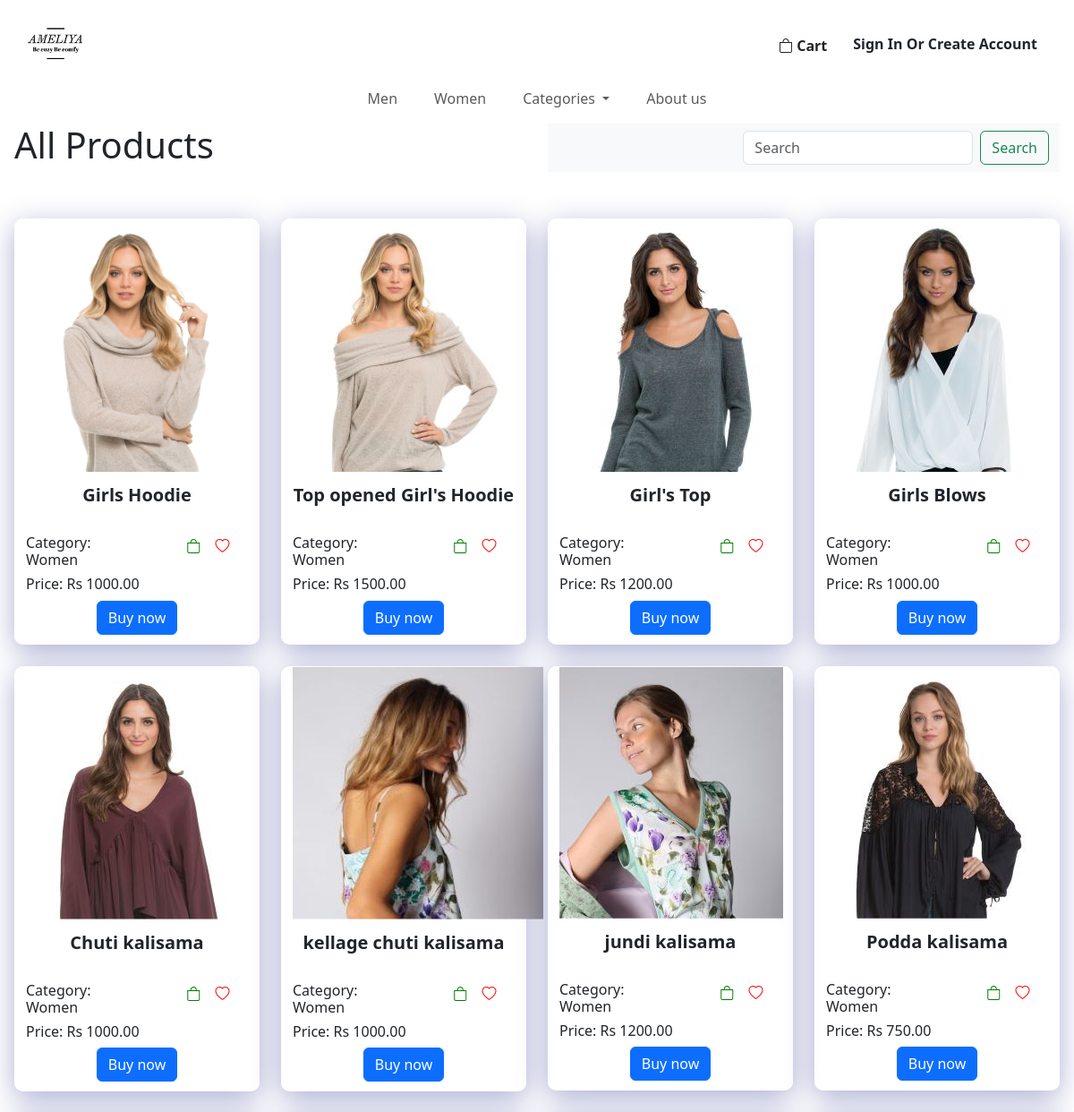
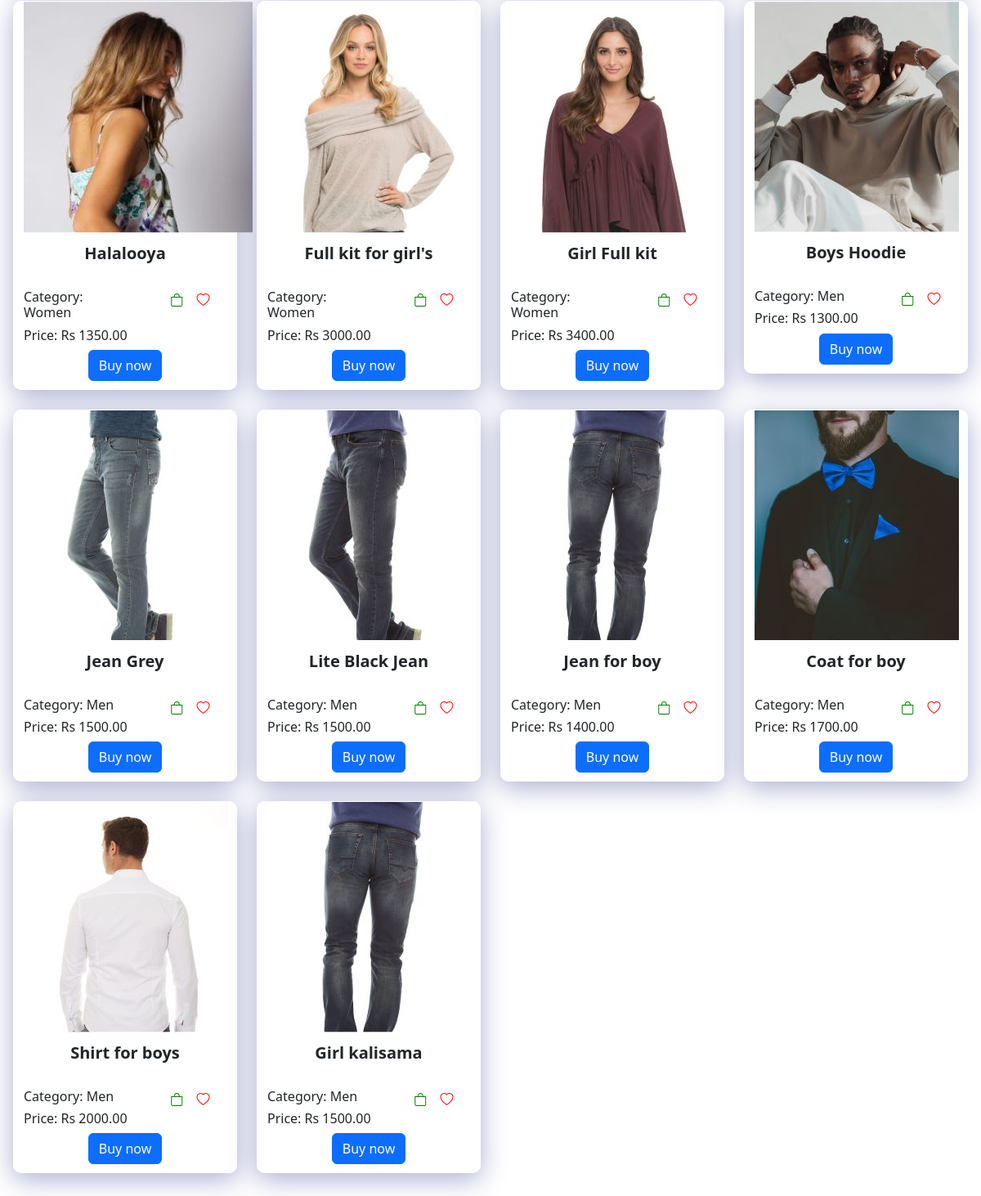
The page /components/AllProduct.php on the database its author committed (2 pictures, top to bottom).
### tables this page shows
CREATE TABLE IF NOT EXISTS `product` (
  `id` int NOT NULL AUTO_INCREMENT,
  `price` varchar(45) DEFAULT NULL,
  `qty` varchar(45) DEFAULT NULL,
  `discription` varchar(150) DEFAULT NULL,
  `title` varchar(45) DEFAULT NULL,
  `aded_date` date DEFAULT NULL,
  `del_fee_col` double DEFAULT NULL,
  `del_fee_other` double DEFAULT NULL,
  `color_clr_id` int NOT NULL,
  `category_c_id` int NOT NULL,
  `brand_b_id` int NOT NULL,
  `status_s_id` int NOT NULL,
  PRIMARY KEY (`id`),
  KEY `fk_product_color1_idx` (`color_clr_id`),
  KEY `fk_product_category1_idx` (`category_c_id`),
  KEY `fk_product_brand1_idx` (`brand_b_id`),
  KEY `fk_product_status1_idx` (`status_s_id`),
  CONSTRAINT `fk_product_brand1` FOREIGN KEY (`brand_b_id`) REFERENCES `brand` (`b_id`),
  CONSTRAINT `fk_product_category1` FOREIGN KEY (`category_c_id`) REFERENCES `category` (`c_id`),
  CONSTRAINT `fk_product_color1` FOREIGN KEY (`color_clr_id`) REFERENCES `color` (`clr_id`),
  CONSTRAINT `fk_product_status1` FOREIGN KEY (`status_s_id`) REFERENCES `status` (`s_id`)
);

CREATE TABLE IF NOT EXISTS `product_img` (
  `path` varchar(150) NOT NULL,
  `product_id` int NOT NULL,
  PRIMARY KEY (`path`),
  KEY `fk_product_img_product1_idx` (`product_id`),
  CONSTRAINT `fk_product_img_product1` FOREIGN KEY (`product_id`) REFERENCES `product` (`id`)
);

CREATE TABLE IF NOT EXISTS `category` (
  `c_id` int NOT NULL AUTO_INCREMENT,
  `c_name` varchar(45) DEFAULT NULL,
  PRIMARY KEY (`c_id`)
);

### components/connection.php (called while the page is built, shortened)
<?php
class Database{
    public static $connection;
    public static function setUpConnection(){
        if(!isset(Database::$connection)){
            Database::$connection = new mysqli("localhost","root","Kavitha@#2003","vivaaluth","3306");
        }
    }
    public static function search($q){
        $resultset = Database::$connection->query($q);
        return $resultset;
    }
}
?>

### components/AllProduct.php (the view, shortened to what this page needs)
<!DOCTYPE html>
<html lang="en">
<head>
    <link rel="stylesheet" href="https://cdn.jsdelivr.net/npm/bootstrap@4.1.3/dist/css/bootstrap.min.css">
    <link rel="stylesheet" href="https://cdn.jsdelivr.net/npm/bootstrap-icons@1.11.3/font/bootstrap-icons.min.css">
    <link rel="stylesheet" href="../style.css">
</head>
<body>
<?php
    require "NavbarOther.php";
    require "connection.php";
    require "Header.php";
?>
<div class="row">
    <div class="col"> <h1>All Products</h1></div>
    <div class="col text-right">
        <nav class="navbar bg-body-tertiary">
            <div class="container-fluid">
                <form class="d-flex ml-auto" role="search" method="POST" action="">
                    <input class="form-control me-2" id="search-input" name="search" type="search" placeholder="Search" aria-label="Search">
                    <button class="btn btn-outline-success" type="submit">Search</button>
                </form>
            </div>
        </nav>
    </div>
</div>
<div class="row text-center" style="margin-top:50px;">
    <?php
    $query = "SELECT * FROM product INNER JOIN product_img ON product.id = product_img.product_id INNER JOIN category ON product.category_c_id = category.c_id";
    $wpdall = Database::search($query);
    $wpdall_num = $wpdall->num_rows;
    for ($x = 0; $x < $wpdall_num; $x++) {
        $wpdall_data = $wpdall->fetch_assoc();
        $imgSrc = $wpdall_data["path"];
    ?>
        <div class="col-lg-3 col-md-6 col-sm-12 text-center mb-4">
            <div class="container" id="box">
                <img src="../<?php echo $imgSrc; ?>" alt="" style="clip-path: polygon(0 0, 100% 0, 100% 75%, 0 75%);">
                <div class="row text-center" style="margin-top:-80px;">
                    <h5>
                        <span id="title1"><b><?php echo $wpdall_data["title"] ?></b></a></span>
                    </h5>
                </div>
                <br>
                <div class="row">
                    <div class="col-7 text-start">
                        <h6>Category: <?php echo $wpdall_data["c_name"] ?></h6>
                    </div>
                    <div class="col-5 text-end">
                        <div class="row">
                            <div class="col text-center">
                                <button onclick="addtocarthome(<?php echo $wpdall_data['id'] ?>);" style="border: none; background:none;">
                                    <i class="bi bi-bag cart-icon"></i>
                                </button>
                                <button onclick="wishlisthome(<?php echo $wpdall_data['id'] ?>);" style="border: none; background:none;">
                                    <i class="bi bi-heart heart-icon"></i>
                                </button>
                            </div>
                        </div>
                    </div>
                </div>
                <div class="row text-start">
                    <h6>Price: Rs <?php echo $wpdall_data["price"] ?>.00</h6>
                </div>
                <div class="col" style="margin-bottom: 10px;">
                    <div class="row text-center">
                        <a href="<?php echo "./singleproductview.php?id=" . ($wpdall_data["product_id"]); ?>" style="color:white; text-decoration:none;">
                            <button type="button" class="btn btn-primary">Buy now</button>
                        </a>
                    </div>
                </div>
            </div>
        </div>
    <?php
    }
    ?>
</div>
</body>
</html>

### style.css (style rules this page uses)
#box { background: rgba(255, 255, 255, 0.65); box-shadow: 0 8px 32px 0 rgba(31, 38, 135, 0.37); backdrop-filter: blur(20px); -webkit-backdrop-filter: blur(20px); border-radius: 10px; border: 1px solid rgba(255, 255, 255, 0.18); }

### components/AllProduct.php (style rules this page uses)
.cart-icon { color: green; }
.heart-icon { color: red; }

### rows shown on the page
product: product_img.path (picture), title "Girls Hoodie", category_c.c_name "Women", price "1000"
product: product_img.path (picture), title "Top opened Girl's Hoodie", category_c.c_name "Women", price "1500"
product: product_img.path (picture), title "Girl's Top", category_c.c_name "Women", price "1200"
product: product_img.path (picture), title "Girls Blows", category_c.c_name "Women", price "1000"
product: product_img.path (picture), title "Chuti kalisama", category_c.c_name "Women", price "1000"
product: product_img.path (picture), title "kellage chuti kalisama", category_c.c_name "Women", price "1000"
product: product_img.path (picture), title "jundi kalisama", category_c.c_name "Women", price "1200"
product: product_img.path (picture), title "Podda kalisama", category_c.c_name "Women", price "750"
product: product_img.path (picture), title "Halalooya", category_c.c_name "Women", price "1350"
product: product_img.path (picture), title "Full kit for girl's", category_c.c_name "Women", price "3000"
product: product_img.path (picture), title "Girl Full kit", category_c.c_name "Women", price "3400"
product: product_img.path (picture), title "Boys Hoodie", category_c.c_name "Men", price "1300"
product: product_img.path (picture), title "Jean Grey", category_c.c_name "Men", price "1500"
product: product_img.path (picture), title "Lite Black Jean", category_c.c_name "Men", price "1500"
product: product_img.path (picture), title "Jean for boy", category_c.c_name "Men", price "1400"
product: product_img.path (picture), title "Coat for boy", category_c.c_name "Men", price "1700"
product: product_img.path (picture), title "Shirt for boys", category_c.c_name "Men", price "2000"
product: product_img.path (picture), title "Girl kalisama", category_c.c_name "Men", price "1500"
